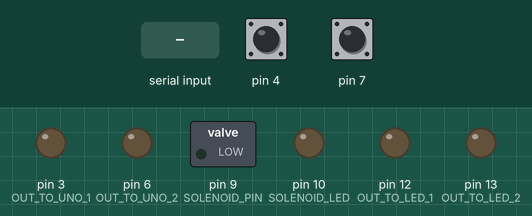
The sketch below on a simulated Arduino Uno, built with avr-gcc and run on an emulated ATmega328P. Parts: switched loads named in the sketch (green lamp = pin HIGH), output pins drawn as LEDs (lit = HIGH). The test bench sets the inputs (shaded band); at power-on: pin 4 HIGH, pin 7 HIGH. What the sketch prints to the serial monitor is not drawn.

Above: at 1.2 s.
1.3 s: "S" received over Serial
2.8 s: pin 4 pulled LOW for 3.2 s
At 3.1 s:
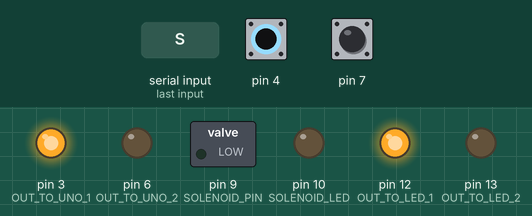
7.5 s: pin 7 pulled LOW for 0.15 s
At 7.57 s:
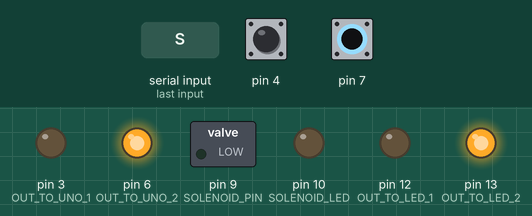
9.1 s: pin 7 pulled LOW for 3.2 s
At 13.5 s:
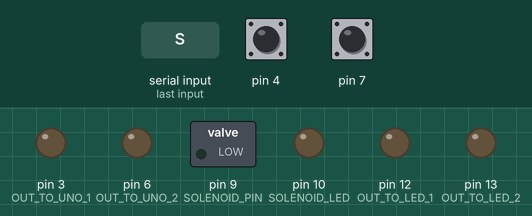
13.8 s: "X" received over Serial
Timing chart, 0 to 16.3 s (numbered marks = the images above; inputs shaded):
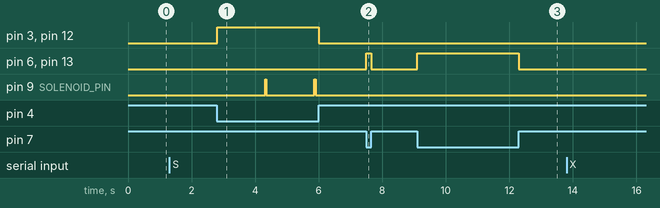

Measured:
- after the input at 2.8 s, pin 3 (OUT_TO_UNO_1), pin 12 (OUT_TO_LED_1): LOW → HIGH at once, → LOW 3.2 s later; pin 9 (SOLENOID_PIN): alternates HIGH for 0.04 s and LOW for 1.5 s, starting after 1.5 s
- after the input at 7.5 s, pin 6 (OUT_TO_UNO_2), pin 13 (OUT_TO_LED_2): LOW → HIGH at once, → LOW 0.15 s later
- after the input at 9.1 s, pin 6 (OUT_TO_UNO_2), pin 13 (OUT_TO_LED_2): LOW → HIGH at once, → LOW 3.2 s later

The sketch:

py_int_2sensor_reach_3tap_upgrade_aug15a.ino
```cpp
#include <CapacitiveSensor.h>
/*
okay the code is working great now. however, i need to add something.
if more than 10 seconds passes since last solenoid opening,
 reset the sensor2_activity[3] to all true to allow new solenoid openings
*/
// Configuration and initial setup
const long BAUD = 115200;
bool arduino_doing_things = false;

// Define the send and receive pins for the capacitive sensors
const int SENSOR_SEND_1 = 2;
const int SENSOR_RECEIVE_1 = 4;
const int SENSOR_SEND_2 = 5;
const int SENSOR_RECEIVE_2 = 7;

// Solenoid and LED pins
const int SOLENOID_PIN = 9;
const int SOLENOID_LED = 10;

// Create a CapacitiveSensor object
CapacitiveSensor capSensor_1 = CapacitiveSensor(SENSOR_SEND_1, SENSOR_RECEIVE_1);
CapacitiveSensor capSensor_2 = CapacitiveSensor(SENSOR_SEND_2, SENSOR_RECEIVE_2);
//how are prev_center and thresh_center determined? and should they be set independently (probably yes)
int prev_center_1 = 0;
const int threshold_center_1 = 20;
int prev_center_2 = 0;
const int threshold_center_2 = 20;

// Initialize sensor values
long sensorValue_1 = 0;
long sensorValue_2 = 0;

// LED and output pins
const int OUT_TO_LED_1 = 12;
const int OUT_TO_LED_2 = 13;
const int OUT_TO_UNO_1 = 3;
const int OUT_TO_UNO_2 = 6;

// Touch sensing variables
bool touch_active = false;
unsigned long touch_start_time = 0;
unsigned long touch_duration = 0;
const int set_touch_duration = 1500;

// Solenoid control variables
bool sol_open = false;
unsigned long sol_start_time = 0;
unsigned long sol_duration = 0;
const int set_sol_duration = 35;

// For tracking sensor 2 activity during the last three solenoid openings
bool sensor2_activity[3] = {true, true, true};  // Initially set to true to allow the first trial
int activity_index = 0;

// For checking solenoid pin status
int pinState = 0;

void setup() {
  pinMode(OUT_TO_LED_1, OUTPUT);
  pinMode(OUT_TO_LED_2, OUTPUT);
  pinMode(OUT_TO_UNO_1, OUTPUT);
  pinMode(OUT_TO_UNO_2, OUTPUT);
  pinMode(SOLENOID_PIN, OUTPUT);
  pinMode(SOLENOID_LED, OUTPUT);
  digitalWrite(SOLENOID_PIN, LOW);
  digitalWrite(SOLENOID_LED, LOW);

  Serial.begin(BAUD);

  capSensor_1.set_CS_AutocaL_Millis(0xFFFFFFFF);
  capSensor_2.set_CS_AutocaL_Millis(0xFFFFFFFF);
}

void loop() {
  if (Serial.available() > 0) {
    char command = Serial.read();
    if (command == 'S') {
      arduino_doing_things = true;
      Serial.println("Arduino doing things, Arduino started");
      Serial.println("touch duration: " + String(set_touch_duration) + "ms");
      Serial.println("solenoid open for " + String(set_sol_duration) + "ms");
    } else if (command == 'X') {
      arduino_doing_things = false;
      Serial.println("Arduino not doing things, Arduino stopped");
    }
  }

  if (arduino_doing_things) {
    sensorValue_1 = capSensor_1.capacitiveSensor(30);
    sensorValue_2 = capSensor_2.capacitiveSensor(30);

    sensorValue_1 = 0.9 * prev_center_1 + 0.1 * sensorValue_1;
    prev_center_1 = 0;
    sensorValue_2 = 0.9 * prev_center_2 + 0.1 * sensorValue_2;
    prev_center_2 = 0;

    Serial.print("bar: ");
    Serial.println(sensorValue_1);
    Serial.print("lick: ");
    Serial.println(sensorValue_2);

    if (sensorValue_1 > threshold_center_1) {
      digitalWrite(OUT_TO_LED_1, HIGH);
      digitalWrite(OUT_TO_UNO_1, HIGH);
    } else {
      digitalWrite(OUT_TO_LED_1, LOW);
      digitalWrite(OUT_TO_UNO_1, LOW);
    }
    if (sensorValue_2 > threshold_center_2) {
      digitalWrite(OUT_TO_LED_2, HIGH);
      digitalWrite(OUT_TO_UNO_2, HIGH);
      // Update sensor2_activity if a touch is detected
      sensor2_activity[activity_index] = true;
    } else {
      digitalWrite(OUT_TO_LED_2, LOW);
      digitalWrite(OUT_TO_UNO_2, LOW);
    }

    if (sensorValue_1 > threshold_center_1 && !sol_open) {
      if (!touch_active) {
        touch_active = true;
        touch_start_time = millis();
      }
      touch_duration = millis() - touch_start_time;
      if (touch_duration > set_touch_duration) {
        // Check if any of the last three sensor 2 activities detected a touch
        bool allow_solenoid_opening = false;
        for (int i = 0; i < 3; i++) {
          if (sensor2_activity[i]) {
            allow_solenoid_opening = true;
            break;
          }
        }

        if (allow_solenoid_opening) {
          digitalWrite(SOLENOID_PIN, HIGH);
          sol_start_time = millis();
          sol_open = true;
          Serial.println("Solenoid Activated");

          // Reset the sensor2_activity for the current index to false
          sensor2_activity[activity_index] = false;

          // Reset touch sensor(1/bar) timer
          touch_start_time = millis();
          touch_duration = 0;
        } else {
          Serial.println("Solenoid Blocked: No touch detected at sensor 2 in the last 3 solenoid activations.");
        }
      }
    } else {
      if (touch_active) {
        touch_active = false;
        touch_duration = 0;
      }
    }

    pinState = digitalRead(SOLENOID_PIN);
    Serial.println(pinState);

    sol_duration = millis() - sol_start_time;
    if ((sol_open) && (sol_duration > set_sol_duration)) {
      digitalWrite(SOLENOID_PIN, LOW);
      sol_open = false;
      sol_start_time = millis();
      sol_duration = 0;

      // Move to the next activity_index for the next cycle
      activity_index = (activity_index + 1) % 3;
    }

    delay(1);
  }
}
```
